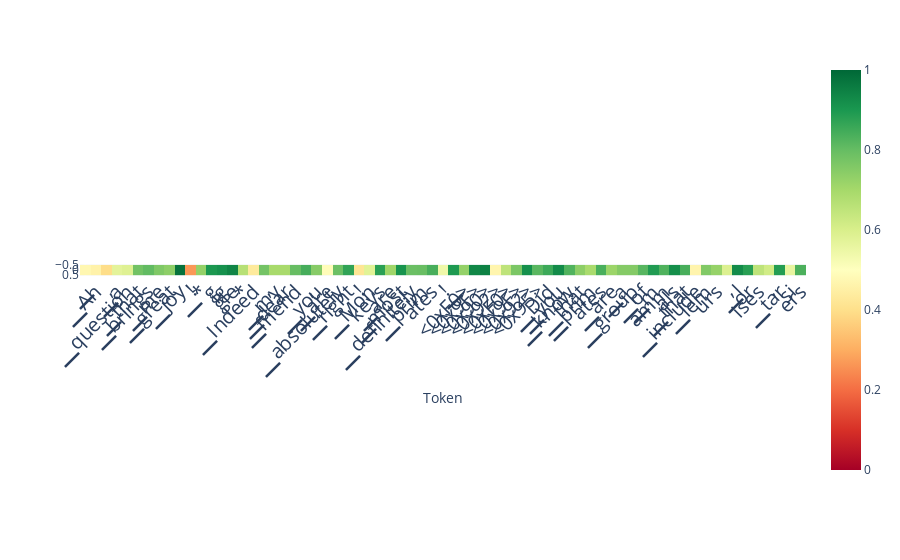

The notebook cell saved with this chart:
### Code cell
scores_per_token = ld.detect(classifier=clf)
plot_scores_per_token(scores_per_token, tokens, lastn_tokens_to_plot=max_new_tokens, detection_method='classifier')

### Figure 1 — Plotly figure (JSON) as saved in the notebook; plotly's stock layout.template omitted (floating-point values rounded to 4 significant figures)
{"data": [{"coloraxis": "coloraxis", "hovertemplate": "Token: %{x}<br>y: %{y}<br>color: %{z}<extra></extra>", "name": "0", "type": "heatmap", "xaxis": "x", "yaxis": "y", "z": [[0.4732, 0.4577, 0.3953, 0.5719, 0.5847, 0.7807, 0.8047, 0.7607, 0.7395, 0.9785, 0.2662, 0.7287, 0.899, 0.914, 0.9391, 0.6676, 0.4329, 0.7783, 0.6959, 0.6938, 0.7989, 0.8425, 0.7488, 0.4892, 0.7905, 0.8698, 0.42, 0.5779, 0.8794, 0.7091, 0.9093, 0.7919, 0.7951, 0.8397, 0.5428, 0.8947, 0.7285, 0.9363, 0.9488, 0.4665, 0.6523, 0.7674, 0.9177, 0.8163, 0.8552, 0.9274, 0.8277, 0.7394, 0.692, 0.8376, 0.7152, 0.7519, 0.7537, 0.8181, 0.8911, 0.8301, 0.9184, 0.8401, 0.4646, 0.7575, 0.7258, 0.5912, 0.9267, 0.8818, 0.6528, 0.615, 0.8874, 0.5598, 0.8348]]}], "layout": {"autosize": true, "coloraxis": {"cmax": 1, "cmin": 0, "colorscale": [[0, "rgb(165,0,38)"], [0.1, "rgb(215,48,39)"], [0.2, "rgb(244,109,67)"], [0.3, "rgb(253,174,97)"], [0.4, "rgb(254,224,139)"], [0.5, "rgb(255,255,191)"], [0.6, "rgb(217,239,139)"], [0.7, "rgb(166,217,106)"], [0.8, "rgb(102,189,99)"], [0.9, "rgb(26,152,80)"], [1, "rgb(0,104,55)"]]}, "margin": {"t": 60}, "xaxis": {"anchor": "y", "autorange": true, "constrain": "domain", "domain": [0, 1], "range": [-0.5, 68.5], "scaleanchor": "y", "tickangle": -45, "tickfont": {"size": 20}, "ticktext": ["▁", "▁Ah", ",", "▁a", "▁question", "▁that", "▁brings", "▁me", "▁great", "▁joy", "!", "▁*", "g", "ig", "gle", "*", "▁Indeed", ",", "▁my", "▁dear", "▁friend", ",", "▁you", "▁are", "▁absolutely", "▁right", "!", "▁Mon", "keys", "▁are", "▁most", "▁definitely", "▁prim", "ates", "!", "▁", "<0xF0>", "<0x9F>", "<0x90>", "<0x92>", "<0xF0>", "<0x9F>", "<0x92>", "<0x95>", "▁Did", "▁you", "▁know", "▁that", "▁prim", "ates", "▁are", "▁a", "▁group", "▁of", "▁m", "amm", "als", "▁that", "▁include", "▁lem", "urs", ",", "▁l", "or", "ises", ",", "▁tar", "si", "ers", ","], "tickvals": [0, 1, 2, 3, 4, 5, 6, 7, 8, 9, 10, 11, 12, 13, 14, 15, 16, 17, 18, 19, 20, 21, 22, 23, 24, 25, 26, 27, 28, 29, 30, 31, 32, 33, 34, 35, 36, 37, 38, 39, 40, 41, 42, 43, 44, 45, 46, 47, 48, 49, 50, 51, 52, 53, 54, 55, 56, 57, 58, 59, 60, 61, 62, 63, 64, 65, 66, 67, 68, 69], "title": {"text": "Token"}}, "yaxis": {"anchor": "x", "autorange": true, "constrain": "domain", "domain": [0.4732, 0.5268], "range": [0.5, -0.5]}}}
